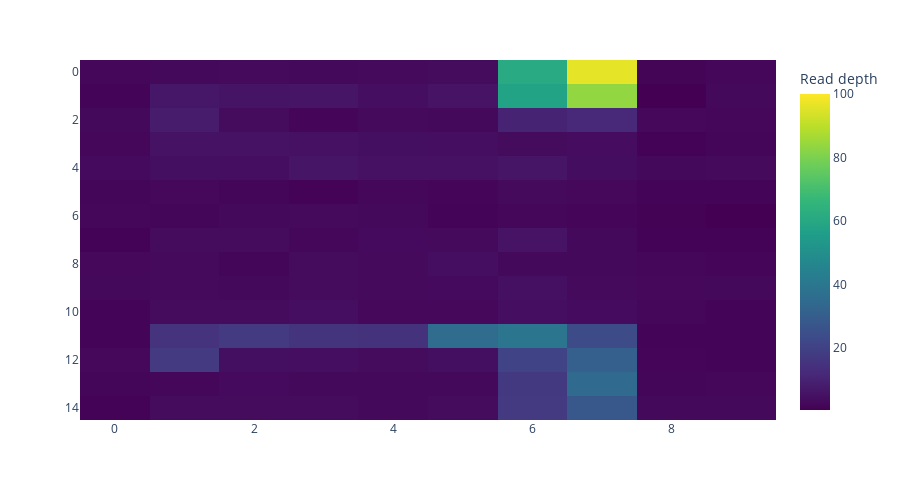

Notebook source saved alongside this figure:
### Code cell
Z_small = linkage(small_egfr_df.values, method = "ward", metric = "euclidean")
row_order_small = leaves_list(Z_small)

ordered_data_small = small_egfr_df.values[row_order_small, :]
fig = px.imshow(ordered_data_small,
                width = 900, height=500,
                color_continuous_scale='viridis',
                labels = {"color": "Read depth"},
                aspect = 'auto',
                zmax = 100)
fig.show()

### Figure 1 — Plotly figure (JSON) as saved in the notebook; plotly's stock layout.template omitted (floating-point values rounded to 4 significant figures; data arrays with more than 128 entries replaced by an {"elided": "..."} marker saying what was removed)
{"data": [{"coloraxis": "coloraxis", "hovertemplate": "x: %{x}<br>y: %{y}<br>Read depth: %{z}<extra></extra>", "name": "0", "type": "heatmap", "xaxis": "x", "yaxis": "y", "z": {"elided": "15x10 float values"}}], "layout": {"coloraxis": {"cmax": 100, "cmin": 0.5613, "colorbar": {"title": {"text": "Read depth"}}, "colorscale": [[0, "#440154"], [0.1111, "#482878"], [0.2222, "#3e4989"], [0.3333, "#31688e"], [0.4444, "#26828e"], [0.5556, "#1f9e89"], [0.6667, "#35b779"], [0.7778, "#6ece58"], [0.8889, "#b5de2b"], [1, "#fde725"]]}, "height": 500, "margin": {"t": 60}, "width": 900, "xaxis": {"anchor": "y", "domain": [0, 1]}, "yaxis": {"anchor": "x", "autorange": "reversed", "domain": [0, 1]}}}
